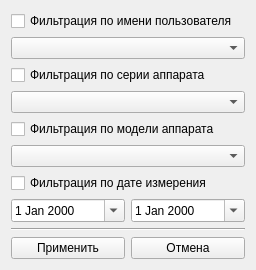
<?xml version="1.0" encoding="UTF-8"?>
<ui version="4.0">
 <class>Form</class>
 <widget class="QWidget" name="Form">
  <property name="geometry">
   <rect>
    <x>0</x>
    <y>0</y>
    <width>256</width>
    <height>256</height>
   </rect>
  </property>
  <property name="windowTitle">
   <string>Form</string>
  </property>
  <layout class="QVBoxLayout" name="verticalLayout">
   <item>
    <widget class="QCheckBox" name="user_checkbox">
     <property name="text">
      <string>Фильтрация по имени пользователя</string>
     </property>
    </widget>
   </item>
   <item>
    <widget class="QComboBox" name="user_combobox"/>
   </item>
   <item>
    <widget class="QCheckBox" name="series_checkbox">
     <property name="text">
      <string>Фильтрация по серии аппарата</string>
     </property>
    </widget>
   </item>
   <item>
    <widget class="QComboBox" name="series_combobox"/>
   </item>
   <item>
    <widget class="QCheckBox" name="devicemodel_checkbox">
     <property name="text">
      <string>Фильтрация по модели аппарата</string>
     </property>
    </widget>
   </item>
   <item>
    <widget class="QComboBox" name="devicemodel_combobox">
     <property name="editable">
      <bool>false</bool>
     </property>
    </widget>
   </item>
   <item>
    <widget class="QCheckBox" name="date_checkbox">
     <property name="text">
      <string>Фильтрация по дате измерения</string>
     </property>
    </widget>
   </item>
   <item>
    <layout class="QHBoxLayout" name="horizontalLayout">
     <item>
      <widget class="QDateEdit" name="dateedit_1">
       <property name="calendarPopup">
        <bool>true</bool>
       </property>
      </widget>
     </item>
     <item>
      <widget class="QDateEdit" name="dateedit_2">
       <property name="calendarPopup">
        <bool>true</bool>
       </property>
      </widget>
     </item>
    </layout>
   </item>
   <item>
    <spacer name="verticalSpacer">
     <property name="orientation">
      <enum>Qt::Vertical</enum>
     </property>
     <property name="sizeHint" stdset="0">
      <size>
       <width>20</width>
       <height>40</height>
      </size>
     </property>
    </spacer>
   </item>
   <item>
    <widget class="Line" name="line">
     <property name="orientation">
      <enum>Qt::Horizontal</enum>
     </property>
    </widget>
   </item>
   <item>
    <layout class="QHBoxLayout" name="horizontalLayout_2">
     <property name="sizeConstraint">
      <enum>QLayout::SetMinimumSize</enum>
     </property>
     <item>
      <widget class="QPushButton" name="apply_button">
       <property name="text">
        <string>Применить</string>
       </property>
      </widget>
     </item>
     <item>
      <widget class="QPushButton" name="cancel_button">
       <property name="text">
        <string>Отмена</string>
       </property>
      </widget>
     </item>
    </layout>
   </item>
  </layout>
 </widget>
 <resources/>
 <connections/>
</ui>
